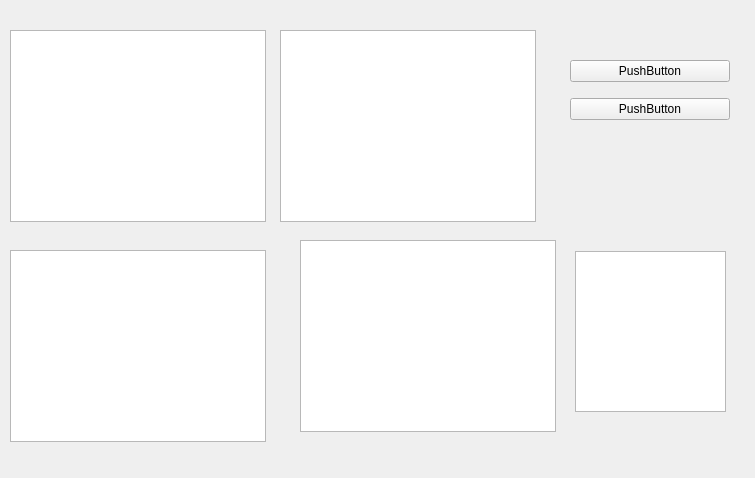
<?xml version="1.0" encoding="UTF-8"?>
<ui version="4.0">
 <class>Form</class>
 <widget class="QWidget" name="Form">
  <property name="geometry">
   <rect>
    <x>0</x>
    <y>0</y>
    <width>755</width>
    <height>478</height>
   </rect>
  </property>
  <property name="windowTitle">
   <string>Form</string>
  </property>
  <widget class="QTableView" name="tableView">
   <property name="geometry">
    <rect>
     <x>10</x>
     <y>30</y>
     <width>256</width>
     <height>192</height>
    </rect>
   </property>
  </widget>
  <widget class="QColumnView" name="columnView">
   <property name="geometry">
    <rect>
     <x>280</x>
     <y>30</y>
     <width>256</width>
     <height>192</height>
    </rect>
   </property>
  </widget>
  <widget class="QTableWidget" name="tableWidget">
   <property name="geometry">
    <rect>
     <x>300</x>
     <y>240</y>
     <width>256</width>
     <height>192</height>
    </rect>
   </property>
  </widget>
  <widget class="QWidget" name="verticalLayoutWidget">
   <property name="geometry">
    <rect>
     <x>570</x>
     <y>50</y>
     <width>160</width>
     <height>80</height>
    </rect>
   </property>
   <layout class="QVBoxLayout" name="verticalLayout">
    <item>
     <widget class="QPushButton" name="pushButton_2">
      <property name="text">
       <string>PushButton</string>
      </property>
     </widget>
    </item>
    <item>
     <widget class="QPushButton" name="pushButton">
      <property name="text">
       <string>PushButton</string>
      </property>
     </widget>
    </item>
   </layout>
  </widget>
  <widget class="QListView" name="listView">
   <property name="geometry">
    <rect>
     <x>10</x>
     <y>250</y>
     <width>256</width>
     <height>192</height>
    </rect>
   </property>
  </widget>
  <widget class="QListWidget" name="listWidget">
   <property name="geometry">
    <rect>
     <x>575</x>
     <y>251</y>
     <width>151</width>
     <height>161</height>
    </rect>
   </property>
  </widget>
 </widget>
 <resources/>
 <connections/>
</ui>
